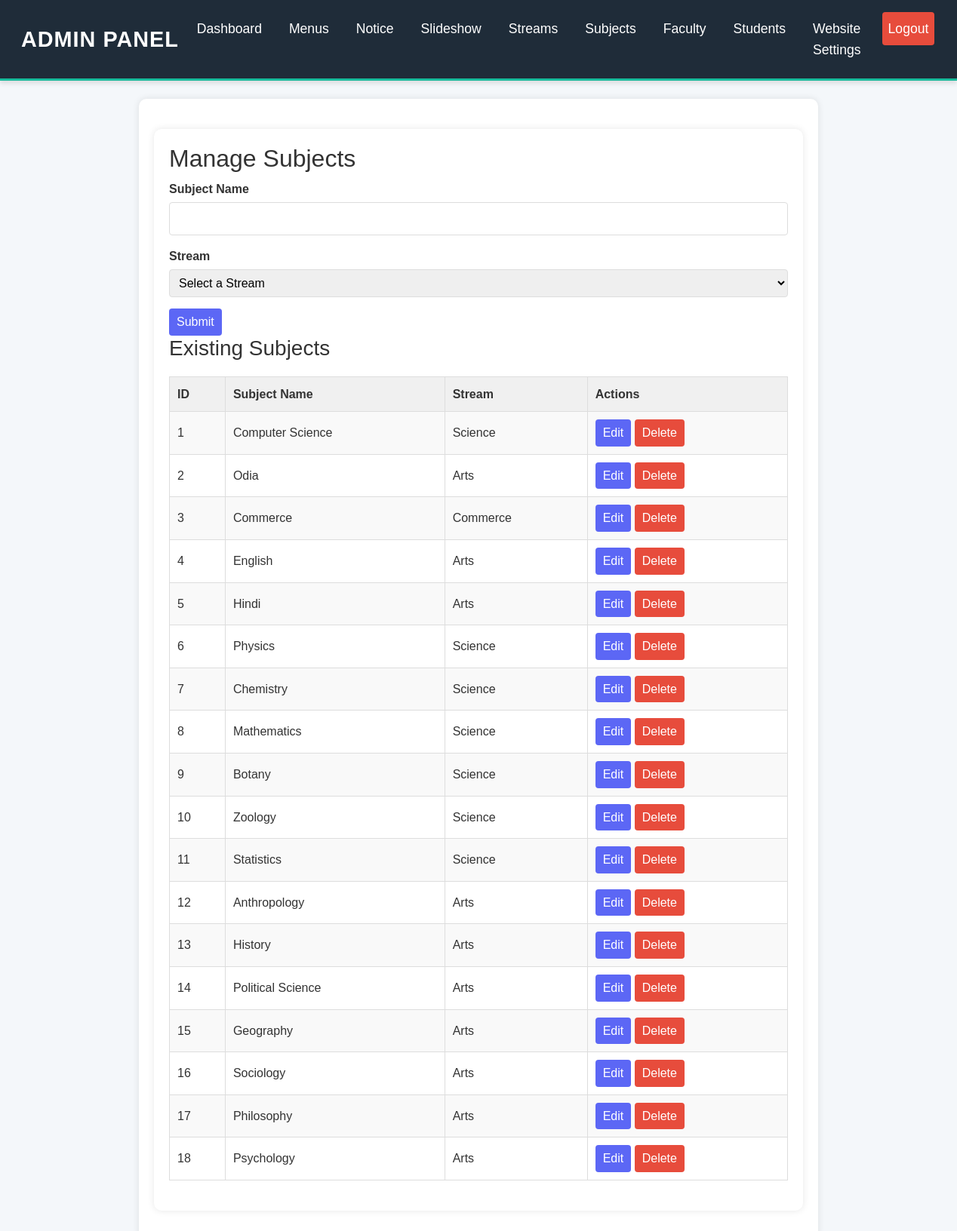
/admin/subject.php (signed in), run on the app's committed database.
### tables this page shows
CREATE TABLE `subjects` (
  `id` int(11) NOT NULL,
  `subject_name` varchar(100) NOT NULL,
  `stream_id` int(11) DEFAULT NULL
);

CREATE TABLE `streams` (
  `id` int(11) NOT NULL,
  `stream_name` varchar(100) NOT NULL
);

### admin/subject.php (the view, shortened to what this page needs)
<?php
include 'header.php';
$subjects = [];
$sql = "SELECT subjects.id, subjects.subject_name, subjects.stream_id, streams.stream_name
        FROM subjects
        JOIN streams ON subjects.stream_id = streams.id
        ORDER BY subjects.id ASC";
$result = $conn->query($sql);
if ($result->num_rows > 0) {
    while ($row = $result->fetch_assoc()) {
        $subjects[] = $row;
    }
}
?>
<!DOCTYPE html>
<html lang="en">
<head>
</head>
<body>
<div class="container">
    <h2>Manage Subjects</h2>
    <form method="POST" id="subjectForm">
        <div class="form-group">
            <label for="subject_name">Subject Name</label>
            <input type="text" name="subject_name" id="subjectName" required>
        </div>
        <div class="form-group">
            <label for="stream_id">Stream</label>
            <select name="stream_id" id="streamId" required>
                <option value="">Select a Stream</option>
            </select>
        </div>
        <button type="submit" class="action-btn">Submit</button>
    </form>
    <h3>Existing Subjects</h3>
    <table>
        <tr>
            <th>ID</th>
            <th>Subject Name</th>
            <th>Stream</th>
            <th>Actions</th>
        </tr>
        <?php foreach ($subjects as $subject): ?>
            <tr>
                <td><?php echo $subject['id']; ?></td>
                <td><?php echo $subject['subject_name']; ?></td>
                <td><?php echo $subject['stream_name']; ?></td>
                <td>
                    <button class="action-btn" onclick="editSubject(<?php echo $subject['id']; ?>, '<?php echo addslashes($subject['subject_name']); ?>', <?php echo $subject['stream_id']; ?>)">Edit</button>
                    <form method="POST" style="display:inline;">
                        <button type="submit" class="action-btn" style="background-color: #e74c3c;">Delete</button>
                    </form>
                </td>
            </tr>
        <?php endforeach; ?>
    </table>
</div>
</body>
</html>

### admin/styles.css (style rules this page uses)
body { font-family: sans-serif; line-height: 1.6; color: #333; background-color: #f4f4f4; }
.container { max-width: 960px; margin: 20px auto; padding: 20px; background: #fff; box-shadow: 0 0 10px rgba(0, 0, 0, 0.1); border-radius: 8px; }
h2, h3 { color: #333; }
.form-group { margin-bottom: 15px; }
label { display: block; margin-bottom: 5px; }
input, textarea, select { width: 100%; padding: 10px; border: 1px solid #ddd; border-radius: 4px; box-sizing: border-box; }
table { width: 100%; border-collapse: collapse; margin-top: 20px; }
th, td { text-align: left; padding: 8px; border: 1px solid #ddd; }
th { background-color: #f0f0f0; }
tr:nth-child(even) { background-color: #f9f9f9; }
.action-btn { background-color: #007bff; color: #fff; padding: 10px 20px; border: none; border-radius: 4px; cursor: pointer; transition: background-color 0.3s ease; }
button { background-color: #6c757d; color: white; padding: 8px 15px; border: none; border-radius: 4px; cursor: pointer; transition: background-color 0.3s ease; }
body { font-family: Arial, sans-serif; background-color: #f4f7fa; color: #333; }
.container { margin-top: 30px; }

### admin/subject.php (style rules this page uses)
body { font-family: Arial, sans-serif; }
.container { max-width: 900px; margin: 20px auto; padding: 20px; background-color:; border-radius: 10px; }
table { width: 100%; border-collapse: collapse; margin-bottom: 20px; }
table, th, td { border: 1px solid #ddd; }
th, td { padding: 10px; text-align: left; }
.action-btn { padding: 5px 10px; background-color: #5c67f5; color: white; border: none; cursor: pointer; }
.form-group { margin-bottom: 15px; }
label { display: block; font-weight: bold; margin-bottom: 5px; }
input[type="text"], select { width: 100%; padding: 8px; box-sizing: border-box; }

### data on the page
subjects: id "1", subject_name "Computer Science", stream.stream_name "Science"
subjects: id "2", subject_name "Odia", stream.stream_name "Arts"
subjects: id "3", subject_name "Commerce", stream.stream_name "Commerce"
subjects: id "4", subject_name "English", stream.stream_name "Arts"
subjects: id "5", subject_name "Hindi", stream.stream_name "Arts"
subjects: id "6", subject_name "Physics", stream.stream_name "Science"
subjects: id "7", subject_name "Chemistry", stream.stream_name "Science"
subjects: id "8", subject_name "Mathematics", stream.stream_name "Science"
subjects: id "9", subject_name "Botany", stream.stream_name "Science"
subjects: id "10", subject_name "Zoology", stream.stream_name "Science"
subjects: id "11", subject_name "Statistics", stream.stream_name "Science"
subjects: id "12", subject_name "Anthropology", stream.stream_name "Arts"
subjects: id "13", subject_name "History", stream.stream_name "Arts"
subjects: id "14", subject_name "Political Science", stream.stream_name "Arts"
subjects: id "15", subject_name "Geography", stream.stream_name "Arts"
subjects: id "16", subject_name "Sociology", stream.stream_name "Arts"
subjects: id "17", subject_name "Philosophy", stream.stream_name "Arts"
subjects: id "18", subject_name "Psychology", stream.stream_name "Arts"
